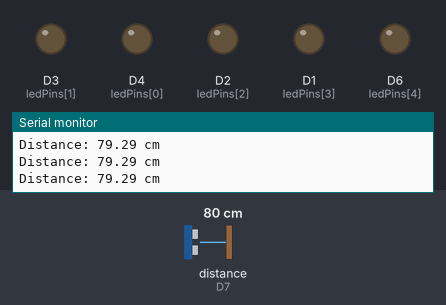
Bench run of a sketch on a simulated ESP8266 (NodeMCU). On the bench: output pins drawn as LEDs (lit = HIGH), the last lines printed to the serial monitor. Wiring (inferred from the names in the program): ultrasonic range finder: trigger D8; echo D7. The test bench sets the inputs (shaded band); at power-on: distance to the obstacle (sensor on D7) 80 cm. The echo pulse lasts 58.3 µs per cm; pins used as bus, display or sensor lines are not drawn.

Above: at 1.2 s.
1.3 s: distance to the obstacle (sensor on D7) set to 27 cm
2.8 s: distance to the obstacle (sensor on D7) set to 21 cm
At 3.8 s:
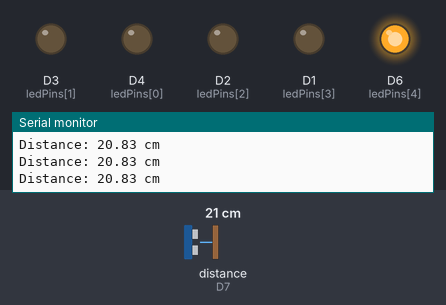
4.3 s: distance to the obstacle (sensor on D7) set to 19 cm
At 5.5 s:
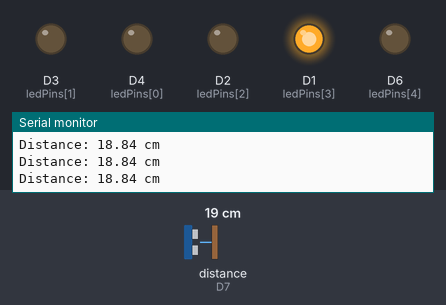
5.8 s: distance to the obstacle (sensor on D7) set to 14 cm
At 7.0 s:
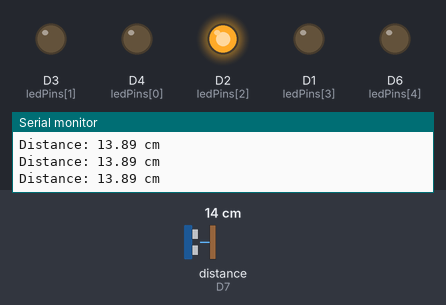
7.3 s: distance to the obstacle (sensor on D7) set to 4 cm
At 8.1 s:
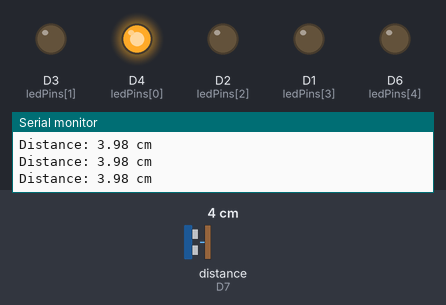
8.8 s: distance to the obstacle (sensor on D7) set to 9 cm
At 9.8 s:
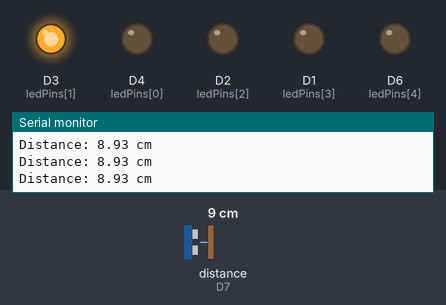
Timing chart, 0 to 11.3 s (numbered marks = the images above; inputs shaded):
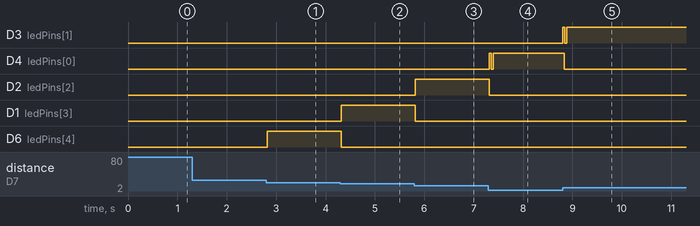

Measured:
- the behaviour switches between 25 and 24 cm on distance to the obstacle (sensor on D7) (found by bisection; images 0 and 1)
- the behaviour switches between 21 and 20 cm on distance to the obstacle (sensor on D7) (found by bisection; images 1 and 2)
- the behaviour switches between 17 and 16 cm on distance to the obstacle (sensor on D7) (found by bisection; images 2 and 3)
- after the input at 2.8 s, D6 (ledPins[4]): LOW → HIGH at once
- after the input at 4.3 s, D1 (ledPins[3]): LOW → HIGH at once; D6 (ledPins[4]): HIGH → LOW at once
- after the input at 5.8 s, D2 (ledPins[2]): LOW → HIGH at once; D1 (ledPins[3]): HIGH → LOW at once
- after the input at 7.3 s, D4 (ledPins[0]): LOW → HIGH at once, → LOW 0.04 s later, → HIGH 0.04 s later; D2 (ledPins[2]): HIGH → LOW at once
- after the input at 8.8 s, D3 (ledPins[1]): LOW → HIGH at once, → LOW 0.04 s later, → HIGH 0.04 s later; D4 (ledPins[0]): HIGH → LOW at once

The sketch:

7.ino
```cpp
#define echoPin D7 // attach pin D2 Arduino to pin Echo of HC-SR04
#define trigPin D8 //attach pin D3 Arduino to pin Trig of HC-SR04

int ledPins[5] = {D4, D3, D2, D1, D6};

// defines variables
double duration; // variable for the duration of sound wave travel
double distance; // variable for the distance measurement

void setup() {
  pinMode(trigPin, OUTPUT); // Sets the trigPin as an OUTPUT
  pinMode(echoPin, INPUT); // Sets the echoPin as an INPUT
  for(int i=0; i<5; i++){
    pinMode(ledPins[i], OUTPUT);
    digitalWrite(ledPins[i], LOW);
  }

  Serial.begin(9600); // // Serial Communication is starting with 9600 of baudrate speed
  Serial.println("Ultrasonic Sensor HC-SR04 Test"); // print some text in Serial Monitor
  Serial.println("with Arduino UNO R3");
}
double calculateDistance(){
  // Clears the trigPin condition
  digitalWrite(trigPin, LOW);
  delayMicroseconds(2);
  // Sets the trigPin HIGH (ACTIVE) for 10 microseconds
  digitalWrite(trigPin, HIGH);
  delayMicroseconds(10);
  digitalWrite(trigPin, LOW);
  // Reads the echoPin, returns the sound wave travel time in microseconds
  duration = pulseIn(echoPin, HIGH);
  distance = duration * 0.034 / 2; // Speed of sound wave divided by 2 (go and back)
  return distance;
}
void checkDistance(double distance){
  if(distance <= 23 && distance >= 3){
    int index = (distance - 3.1)/4;
    for(int i=0; i<5;i++)
      digitalWrite(ledPins[i], LOW);
    digitalWrite(ledPins[index], HIGH);

  }
}
void loop() {
  double distance = calculateDistance();
  checkDistance((int)distance);

  Serial.print("Distance: ");
  Serial.print(distance);
  Serial.println(" cm");

}
```
